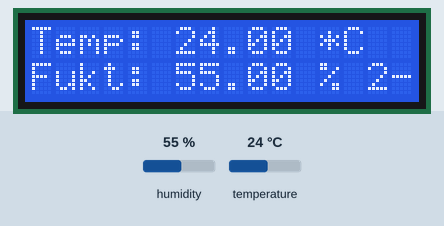
The sketch below on a simulated Arduino Uno, built with avr-gcc and run on an emulated ATmega328P. Parts: 16×2 character LCD. The test bench sets the inputs (shaded band); at power-on: humidity 55 %, temperature 24 °C. What the sketch prints to the serial monitor is not drawn.

Above: at 3.2 s.
3.3 s: humidity set to 22 %
At 5.5 s:
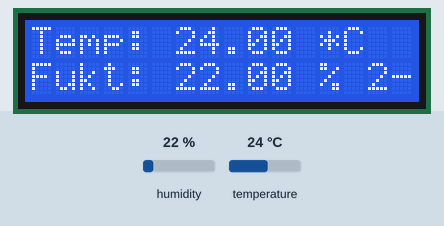
6.0 s: temperature set to 12 °C
At 7.4 s:
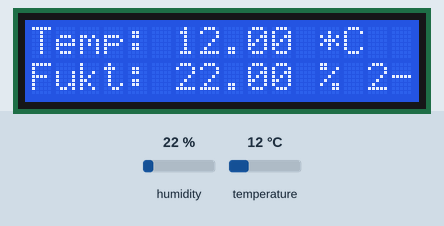
8.7 s: humidity set to 40 %
At 11.3 s:
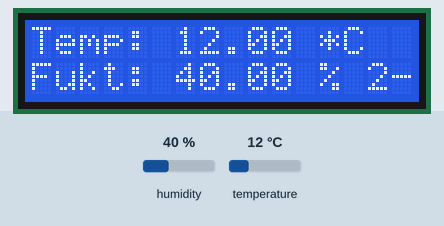
11.6 s: temperature set to 19 °C
At 13.2 s:
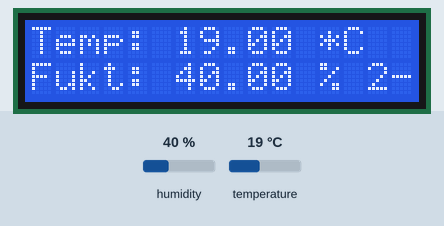
Timing chart, 0 to 14.7 s (numbered marks = the images above; inputs shaded):
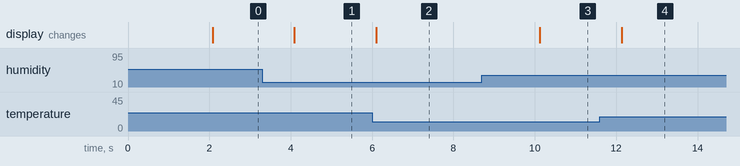

The sketch:

DHT22_-_2018-12-01.ino
```cpp
/*  DHT11/ DHT22 Sensor Temperature and Humidity Tutorial
 *  Program made by Dejan Nedelkovski,
 *  www.HowToMechatronics.com
 */
/*
 * You can find the DHT Library from Arduino official website
 * https://playground.arduino.cc/Main/DHTLib
 */

#include <dht.h>
#include <LiquidCrystal.h>

#define dataPin 8 // Defines pin number to which the sensor is connected
dht DHT; // Creats a DHT object

// initialize the library by associating any needed LCD interface pin
// with the arduino pin number it is connected to
const int rs = 2, en = 3, d4 = 4, d5 = 5, d6 = 6, d7 = 7;
LiquidCrystal lcd(rs, en, d4, d5, d6, d7);

void setup() {
  Serial.begin(9600);
  Serial.println("DHT22 - 2018-12-01");

  // set up the LCD's number of columns and rows:
  lcd.begin(16, 2);
  // Print a message to the LCD.
  lcd.print("hello, world!");
  lcd.setCursor(0, 1);
  lcd.print("DHT22 - 2018-12-01");
  delay(2000);
}
void loop() {
  int readData = DHT.read22(dataPin); // Reads the data from the sensor
  float t = DHT.temperature; // Gets the values of the temperature
  float h = DHT.humidity; // Gets the values of the humidity

  // Printing the results on the serial monitor

  Serial.print("Temperature = ");
  Serial.print(t);
  Serial.print(" *C ");
  Serial.print("    Humidity = ");
  Serial.print(h);
  Serial.println(" % ");


  lcd.setCursor(0, 0);
  lcd.print(String("Temp: ") + String(t) + String(" *C "));

  lcd.setCursor(0, 1);
  lcd.print(String("Fukt: ") + String(h) + String(" % "));

  delay(2000); // Delays 2 secods, as the DHT22 sampling rate is 0.5Hz
}
```

Measured:
- after the input at 3.3 s, the display: changes after 0.79 s (image 1)
- after the input at 6.0 s, the display: changes after 0.10 s (image 2)
- after the input at 8.7 s, the display: changes after 1.4 s (image 3)
- after the input at 11.6 s, the display: changes after 0.53 s (image 4)
